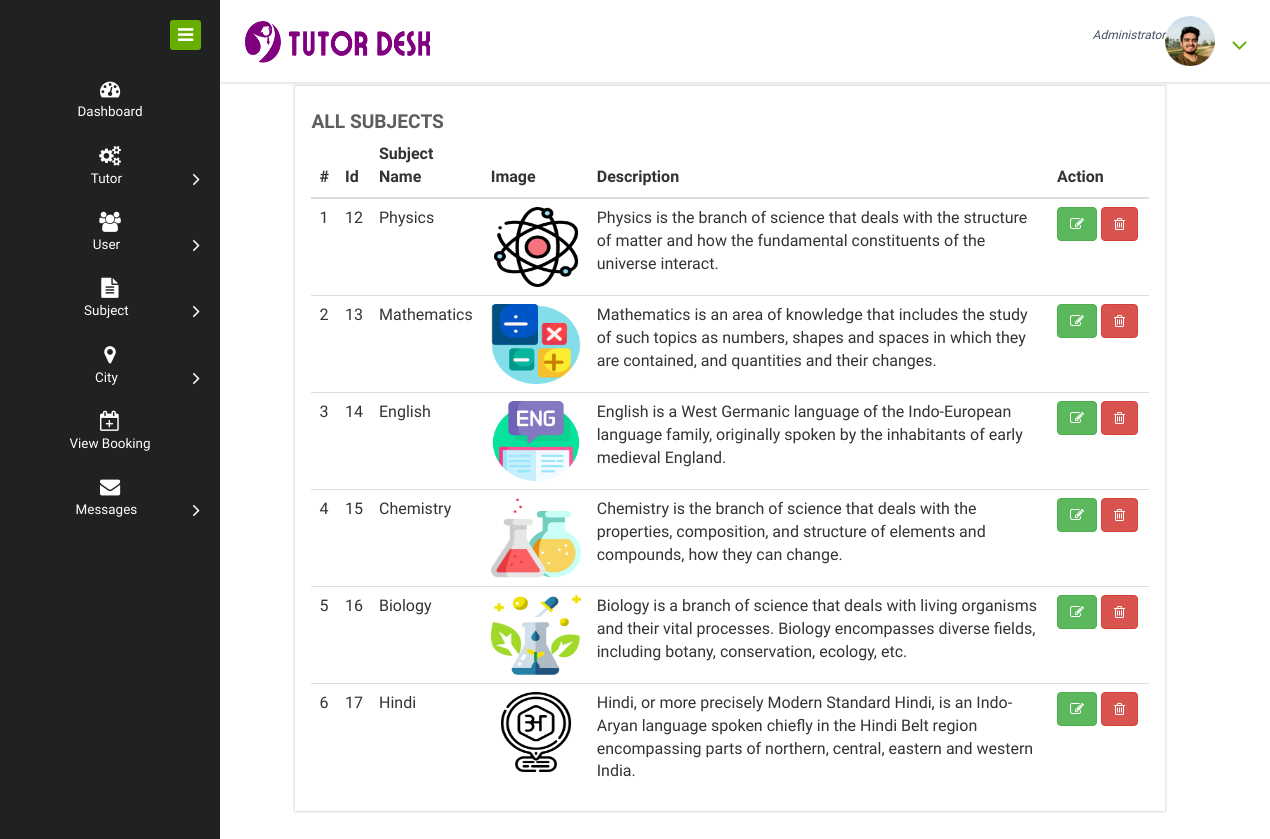
The app's page /view_service with its own data.
### home_service/models.py (models this page shows, shortened)
class Service_Category(models.Model):
    category = models.CharField(max_length=30, null=True)
    desc = models.CharField(max_length=100, null=True)
    image = models.FileField(null=True)
    total=models.CharField(max_length=100, null=True)

### home_service/views.py (the view)
# urls.py: path('view_service',View_Service,name="view_service"),
def View_Service(request):
    dic = notification()
    ser = Service_Category.objects.all()
    d = {'ser':ser,'new': dic['new'], 'count': dic['count']}
    return render(request,'view_service.html',d)

### home_service/views.py (called while the page is built)
def notification():
    status = Status.objects.get(status='pending')
    new = Service_Man.objects.filter(status=status)
    count=0
    for i in new:
        count+=1
    d = {'count':count,'new':new}
    return d

### home_service/templates/view_service.html
{% extends 'admin_navigation.html' %}
{% load static %}
{% block body %}
<div>
  <div class="col-md-1"></div>
  <div class="col-md-10 chit-chat-layer1-left">
    <div class="work-progres" style="margin-bottom: 30px;">
      <div class="chit-chat-heading">
        All Subjects
      </div>
      <div class="table-responsive">
        <table class="table table-hover">
          <thead>
            <tr>
              <th>#</th>
              <th>Id</th>
              <th>Subject Name</th>
              <th>Image</th>
              <th>Description</th>
              <th>Action</th>
            </tr>
          </thead>
          <tbody>
            {% for i in ser %}
            <tr>
              <td>{{forloop.counter}}</td>
              <td>{{i.id}}</td>
              <td>{{i.category}}</td>
              <td><img src="{{i.image.url}}" style="width:90px;height:80px" /></td>
              <td>{{i.desc}}</td>
              <td style="width:100px"><a href="{% url 'edit_service' i.id %}"><button class="btn btn-success"><i
                      class="fa fa-edit"></i></button></a>
                <a href="{% url 'delete_service' i.id %}"><button class="btn btn-danger"
                    onclick="return confirm('Are you sure?')"><i class="fa fa-trash-o"></i></button></a></td>
            </tr>
            {% endfor %}
          </tbody>
        </table>
      </div>
    </div>
  </div>
  <div class="col-md-1"></div>
</div>
{% endblock %}

### records on screen
Service_Category: id "12", category "Physics", image (picture), desc "Physics is the branch of science that deals with the structure of matter and how the fundamental constituents of the universe interact."
Service_Category: id "13", category "Mathematics", image (picture), desc "Mathematics is an area of knowledge that includes the study of such topics as numbers, shapes and spaces in which they are contained, and quantities and their changes."
Service_Category: id "14", category "English", image (picture), desc "English is a West Germanic language of the Indo-European language family, originally spoken by the inhabitants of early medieval England."
Service_Category: id "15", category "Chemistry", image (picture), desc "Chemistry is the branch of science that deals with the properties, composition, and structure of elements and compounds, how they can change."
Service_Category: id "16", category "Biology", image (picture), desc "Biology is a branch of science that deals with living organisms and their vital processes. Biology encompasses diverse fields, including botany, conservation, ecology, etc."
Service_Category: id "17", category "Hindi", image (picture), desc "Hindi, or more precisely Modern Standard Hindi, is an Indo-Aryan language spoken chiefly in the Hindi Belt region encompassing parts of northern, central, eastern and western India."
